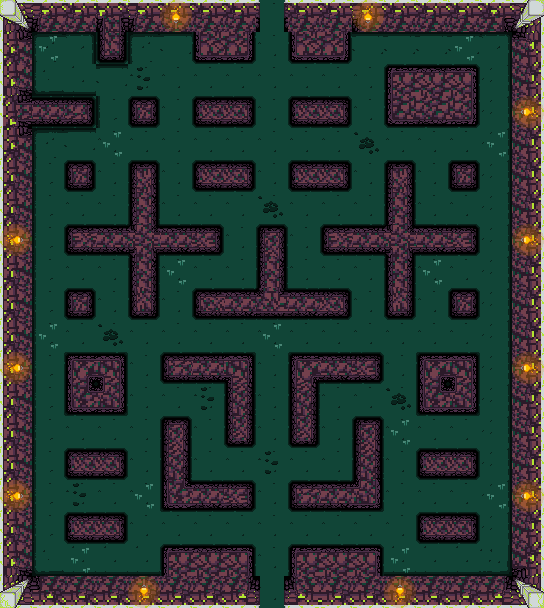

A 2D game scene composited from a Tiled map and its tileset images. What follows is a short description and the map's XML, with every tile layer's data as written:
An orthogonal 17x19 tile map with 32x32 px tiles, 3 tile layers (ground, collisions/walls, decoration) and 11 objects.

<map nextobjectid="32" nextlayerid="6" infinite="0" tileheight="32" tilewidth="32" height="19" width="17" renderorder="right-down" orientation="orthogonal" tiledversion="1.2.4" version="1.2">
<tileset source="Tile_Level2.tsx" firstgid="1" />
<layer id="2" height="19" width="17" name="ground">
<data encoding="csv"> 0,0,0,0,0,0,0,0,61,0,0,0,0,0,0,0,0, 0,13,15,0,13,14,14,14,24,14,14,14,14,14,14,15,0, 0,33,34,14,86,24,24,24,24,24,24,24,24,24,24,25,0, 0,0,0,23,24,24,24,24,24,24,24,24,24,24,24,25,0, 0,13,14,24,24,24,24,24,24,24,24,85,24,24,24,25,0, 0,23,24,24,24,24,24,24,24,24,24,24,24,24,24,25,0, 0,23,24,24,24,24,24,24,85,24,24,24,24,24,24,25,0, 0,23,24,24,24,24,24,24,24,24,24,24,24,24,24,25,0, 0,23,24,24,24,24,24,24,24,24,24,24,24,24,24,25,0, 0,23,24,24,24,24,24,24,24,24,24,24,24,24,24,25,0, 0,23,24,85,24,24,24,24,24,24,24,24,24,24,24,25,0, 0,23,24,24,24,24,24,24,24,24,24,24,24,24,24,25,0, 0,23,24,24,24,24,86,24,24,24,24,24,85,24,24,25,0, 0,23,24,24,24,86,24,24,24,24,24,24,24,24,24,25,0, 0,23,24,24,24,24,24,24,86,24,24,24,24,24,24,25,0, 0,23,86,24,24,24,24,24,24,24,24,24,24,24,24,25,0, 0,23,86,24,24,24,24,24,24,24,24,24,24,85,24,25,0, 0,33,34,34,34,34,34,34,24,34,34,34,34,34,34,35,0, 0,0,0,0,0,0,0,66,71,0,0,0,0,0,0,0,0 </data>
</layer>
<layer id="1" height="19" width="17" name="collisions/walls">
<data encoding="csv"> 2,3,4,8,3,4,4,4,0,4,4,3,4,4,4,5,6, 12,0,0,1610612765,0,0,3221225528,3221225526,0,3221225528,3221225526,0,0,0,0,0,16, 32,0,0,0,0,0,0,0,0,0,0,0,54,55,56,0,26, 7,39,3221225501,0,20,0,2684354588,2684354578,0,2684354588,2684354578,0,74,75,76,0,26, 12,0,0,0,0,0,0,0,0,0,0,0,0,0,0,0,26, 22,0,20,0,1610612755,0,2684354588,2684354578,0,2684354588,2684354578,0,1610612755,0,20,0,26, 22,0,0,0,1610612775,0,0,0,0,0,0,0,1610612775,0,0,0,26, 22,0,3221225491,39,88,39,19,0,18,0,3221225491,39,88,39,19,0,26, 22,0,0,0,1610612775,0,0,0,1610612775,0,0,0,1610612775,0,0,0,26, 22,0,20,0,2684354579,0,1610612754,39,1610612795,39,2684354578,0,2684354579,0,20,0,26, 22,0,0,0,0,0,0,0,0,0,0,0,0,0,0,0,26, 22,0,52,53,0,29,39,53,0,52,39,19,0,52,53,0,26, 22,0,62,63,0,0,0,48,0,48,0,0,0,62,63,0,26, 22,0,0,0,0,18,0,28,0,28,0,18,0,0,0,0,26, 22,0,2684354588,2684354578,0,48,0,0,0,0,0,48,0,2684354588,2684354578,0,26, 22,0,0,0,0,62,39,19,0,29,39,63,0,0,0,0,26, 22,0,2684354588,2684354578,0,0,0,0,0,0,0,0,0,2684354588,2684354578,0,26, 32,0,0,0,0,54,55,56,0,54,55,56,0,0,0,0,36, 42,43,44,44,44,44,44,45,0,2147483693,44,44,44,44,44,45,46 </data>
</layer>
<layer id="4" height="19" width="17" name="decoration">
<data encoding="csv"> 0,0,0,0,0,89,0,0,0,0,0,89,0,0,0,0,0, 0,90,0,0,0,0,0,0,0,0,0,0,0,0,90,0,0, 0,0,0,0,0,0,0,0,0,0,0,0,0,0,0,0,0, 0,0,0,0,0,0,0,0,0,0,0,0,0,0,0,0,80, 0,0,0,90,0,0,0,0,0,0,0,0,0,0,0,90,0, 0,0,0,0,0,0,0,0,0,0,0,0,0,0,0,0,0, 0,0,0,0,0,0,0,0,0,0,0,0,0,0,0,0,0, 70,0,0,0,0,0,0,0,0,0,0,0,0,0,0,0,80, 0,0,0,0,0,90,0,0,0,0,0,0,0,90,0,0,0, 0,0,0,0,0,0,0,0,0,0,0,0,0,0,0,0,0, 0,90,0,0,0,0,0,0,90,0,0,0,0,0,0,0,0, 70,0,0,0,0,0,0,0,0,0,0,0,0,0,0,0,80, 0,0,0,0,0,0,0,0,0,0,0,0,0,0,0,0,0, 0,0,0,0,0,0,0,0,0,0,0,0,90,0,0,0,0, 0,0,0,0,0,0,0,0,0,0,0,0,0,0,0,0,0, 70,0,0,0,90,0,0,0,0,0,0,0,0,0,0,90,80, 0,0,0,0,0,0,0,0,0,0,0,0,0,0,0,0,0, 0,0,90,0,0,0,0,0,0,0,0,0,90,0,0,0,0, 0,0,0,0,60,0,0,0,0,0,0,0,60,0,0,0,0 </data>
</layer>
<objectgroup id="5" name="torches">
<object id="20" y="112" x="526" />
<object id="21" y="17" x="367" />
<object id="22" y="16" x="175" />
<object id="23" y="239" x="17" />
<object id="24" y="366" x="16" />
<object id="25" y="496" x="17" />
<object id="26" y="589" x="143" />
<object id="27" y="590" x="399" />
<object id="28" y="496" x="526" />
<object id="30" y="366" x="525" />
<object id="31" y="239" x="526" />
</objectgroup>
</map>
